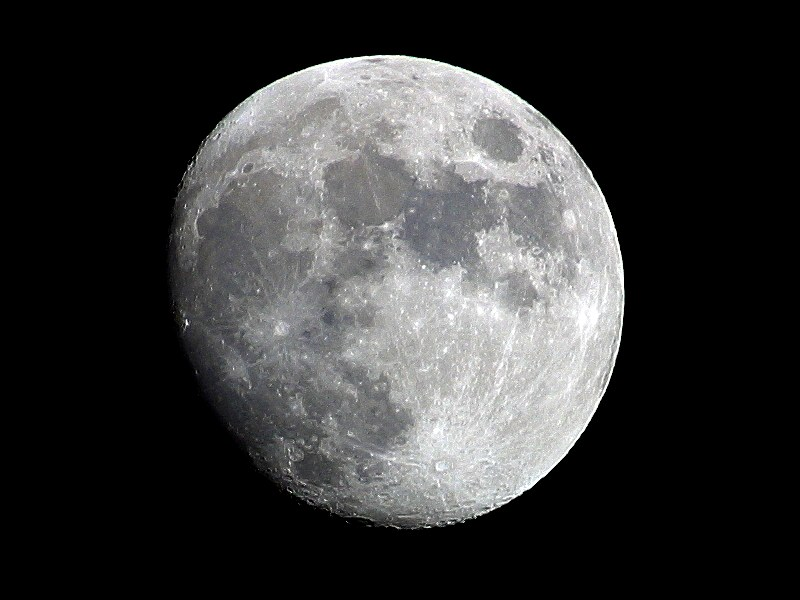
//> input picture src/lab02/Moon.jpg, 800 x 600 px
$ ./task_5   (built with g++ and OpenCV 4)
//> lines starting //> are read from the running program, lines starting //| are printed output that depends on the picture
#include <opencv2/opencv.hpp>
#include <iostream>

using namespace cv;
using namespace std;

void rankFilter(const Mat& src, Mat& dst, int ksize, int rank)
{
    dst = Mat::zeros(src.size(), src.type());

    int radius = ksize / 2;

    for (int i = radius; i < src.rows - radius; i++)
    {
        for (int j = radius; j < src.cols - radius; j++)
        {
            Mat window = src(Rect(j - radius, i - radius, ksize, ksize));

            Mat windowArray;
            window.copyTo(windowArray);
            windowArray = windowArray.reshape(0, 1);

            cv::sort(windowArray, windowArray, SORT_EVERY_ROW + SORT_ASCENDING);

            uchar value = windowArray.at<uchar>(0, rank);

            dst.at<uchar>(i, j) = value;
        }
    }
}

int main()
{
    Mat image = imread("Moon.jpg", IMREAD_GRAYSCALE);
//> image: 600 rows x 800 cols, CV_8UC1; min 0, max 255, mean 55.3
    if (image.empty())
    {
        cout << "Could not open or find the image.\n";
        return -1;
    }

    Mat medianFiltered;
    medianBlur(image, medianFiltered, 3);

    Mat minFiltered;
    rankFilter(image, minFiltered, 3, 0);
//> after the loop in rankFilter, `for (int i = radius; i < src.rows - radius; i++)`:
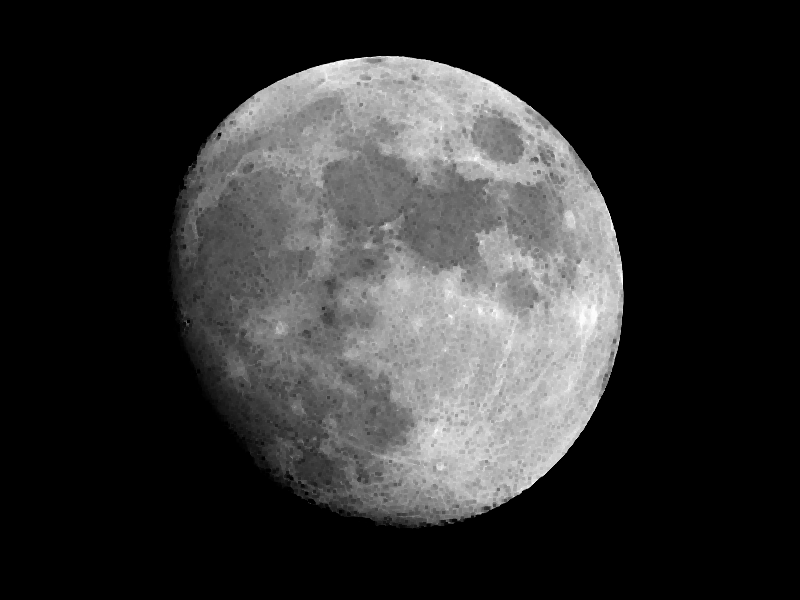
//> dst: 600 rows x 800 cols, CV_8UC1; min 0, max 253, mean 48.5

    Mat maxFiltered;
    rankFilter(image, maxFiltered, 3, 8);
//> call 2 of rankFilter, with ksize = 3, rank = 8
//> after the loop in rankFilter (call 2), `for (int i = radius; i < src.rows - radius; i++)`:
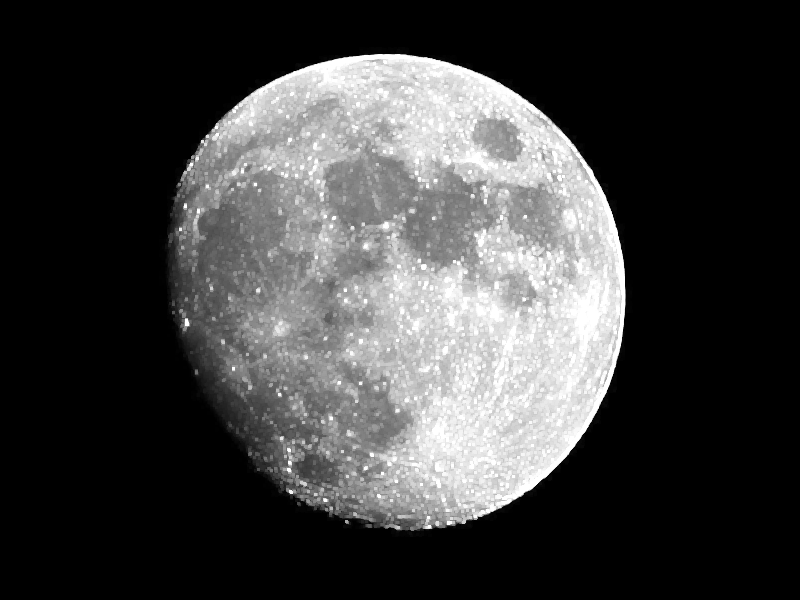
//> dst: 600 rows x 800 cols, CV_8UC1; min 0, max 255, mean 63.1

    Mat rankFiltered;
    rankFilter(image, rankFiltered, 3, 4);

    imshow("Internl image", image);
    imshow("Median filter", medianFiltered);
    imshow("Minimum filter", minFiltered);
    imshow("Maximum filter", maxFiltered);
    imshow("Rank filter (rank=4)", rankFiltered);

    waitKey(0);
    return 0;
}
